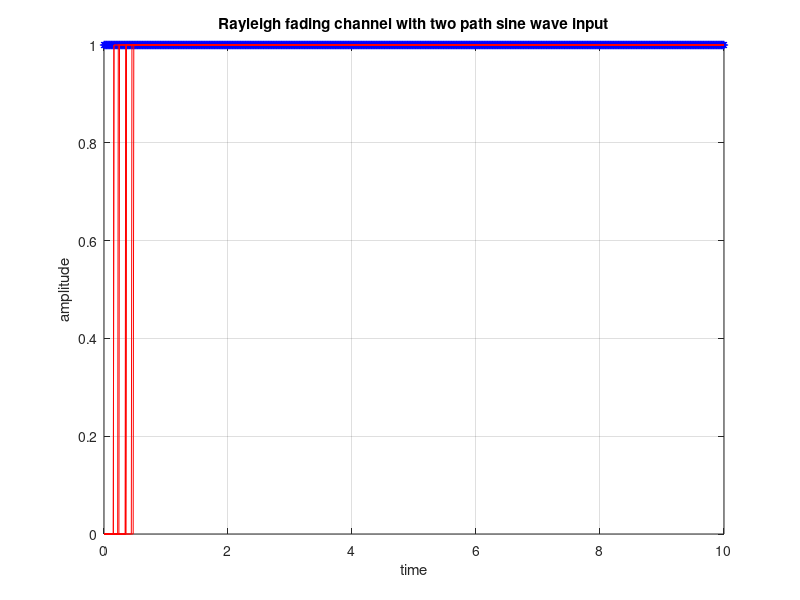

The MATLAB source for this figure:
clear all
close all
clc

time_1 = (linspace (0, 10, 1000));%time
unitstep = time_1>=0;
signal_input = unitstep;%sine wave
         
plot (time_1, signal_input, 'b*');grid on;%blue=signal_in
xlabel('time');
ylabel('amplitude');
title('Rayleigh fading channel with two path sine wave input')
hold on
for k = 1:10%# iterations
    tau=round(50*rand(1,1)+1);% variable delay(phase shift)
    g1=round(.5*rand(1,1)+1);%variable gain or attenuation
    signal_out= g1*[zeros(1,tau) signal_input(1:end-tau)];
    plot (time_1,(signal_out),'r')%red=signal_out
    pause (2)%~ seconds
end
hold off

% clear
% f_c=1e3;%carrier frequency(no modulation)
% time_1 = (linspace (0, 10, 1000));%time
% signal_in = sin (2 * pi *f_c* time_1);%sine wave
%          
% plot (time_1, signal_in, 'b');grid on;%blue=signal_in
% xlabel('time');ylabel('amplitude');
% title('Rayleigh fading channel with two path sine wave input')
% hold on
% for ii = 1:10%# iterations
%     tau=round(50*rand(1,1)+1);% variable delay(phase shift)
%     g1=1;%fixed gain
%     g2=round(.5*rand(1,1)+1);%variable gain or attenuation
%     signal_out=g1*signal_in + g2*[zeros(1,tau) signal_in(1:end-tau)];
%   plot (time_1,(signal_out),'r')%red=signal_out
%   pause (2)%~ seconds
% end
% hold off